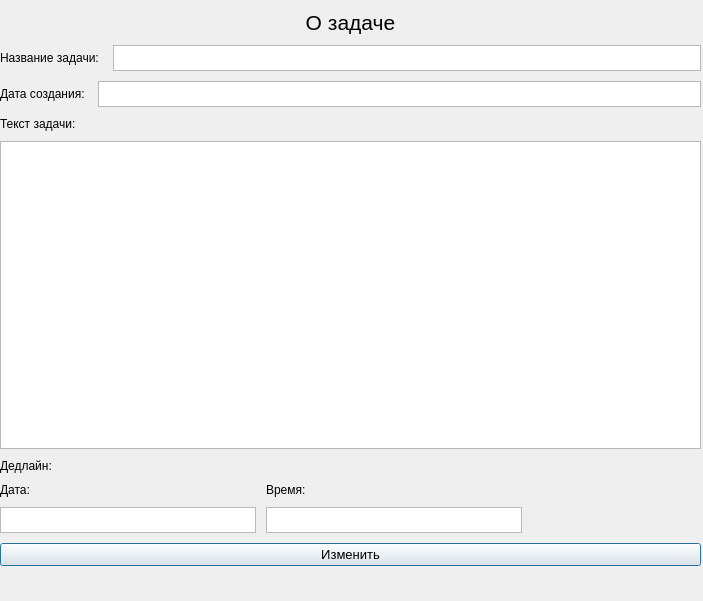
<?xml version="1.0" encoding="UTF-8"?>
<ui version="4.0">
 <class>MoreAboutTask</class>
 <widget class="QDialog" name="MoreAboutTask">
  <property name="geometry">
   <rect>
    <x>0</x>
    <y>0</y>
    <width>703</width>
    <height>601</height>
   </rect>
  </property>
  <property name="windowTitle">
   <string>Dialog</string>
  </property>
  <widget class="QWidget" name="verticalLayoutWidget">
   <property name="geometry">
    <rect>
     <x>0</x>
     <y>0</y>
     <width>701</width>
     <height>581</height>
    </rect>
   </property>
   <layout class="QVBoxLayout" name="verticalLayout">
    <property name="spacing">
     <number>10</number>
    </property>
    <property name="topMargin">
     <number>10</number>
    </property>
    <property name="bottomMargin">
     <number>15</number>
    </property>
    <item>
     <widget class="QLabel" name="label">
      <property name="font">
       <font>
        <pointsize>16</pointsize>
       </font>
      </property>
      <property name="text">
       <string>О задаче</string>
      </property>
      <property name="alignment">
       <set>Qt::AlignHCenter|Qt::AlignTop</set>
      </property>
     </widget>
    </item>
    <item>
     <layout class="QHBoxLayout" name="horizontalLayout">
      <item>
       <widget class="QLabel" name="label_2">
        <property name="text">
         <string>Название задачи: </string>
        </property>
       </widget>
      </item>
      <item>
       <widget class="QTextEdit" name="textEdit_name">
        <property name="sizePolicy">
         <sizepolicy hsizetype="Expanding" vsizetype="Minimum">
          <horstretch>0</horstretch>
          <verstretch>0</verstretch>
         </sizepolicy>
        </property>
        <property name="maximumSize">
         <size>
          <width>16777215</width>
          <height>26</height>
         </size>
        </property>
        <property name="readOnly">
         <bool>true</bool>
        </property>
       </widget>
      </item>
     </layout>
    </item>
    <item>
     <layout class="QHBoxLayout" name="horizontalLayout_2">
      <property name="spacing">
       <number>10</number>
      </property>
      <property name="sizeConstraint">
       <enum>QLayout::SetFixedSize</enum>
      </property>
      <property name="topMargin">
       <number>0</number>
      </property>
      <item>
       <widget class="QLabel" name="label_7">
        <property name="sizePolicy">
         <sizepolicy hsizetype="Fixed" vsizetype="Preferred">
          <horstretch>0</horstretch>
          <verstretch>0</verstretch>
         </sizepolicy>
        </property>
        <property name="text">
         <string>Дата создания: </string>
        </property>
       </widget>
      </item>
      <item>
       <widget class="QTextEdit" name="textEdit_creatingDate">
        <property name="sizePolicy">
         <sizepolicy hsizetype="Expanding" vsizetype="Minimum">
          <horstretch>0</horstretch>
          <verstretch>0</verstretch>
         </sizepolicy>
        </property>
        <property name="maximumSize">
         <size>
          <width>16777215</width>
          <height>26</height>
         </size>
        </property>
        <property name="readOnly">
         <bool>true</bool>
        </property>
       </widget>
      </item>
     </layout>
    </item>
    <item>
     <widget class="QLabel" name="label_3">
      <property name="text">
       <string>Текст задачи: </string>
      </property>
     </widget>
    </item>
    <item>
     <widget class="QTextEdit" name="textEdit_text">
      <property name="readOnly">
       <bool>true</bool>
      </property>
     </widget>
    </item>
    <item>
     <widget class="QLabel" name="label_4">
      <property name="text">
       <string>Дедлайн:</string>
      </property>
     </widget>
    </item>
    <item>
     <layout class="QFormLayout" name="formLayout">
      <property name="sizeConstraint">
       <enum>QLayout::SetDefaultConstraint</enum>
      </property>
      <property name="fieldGrowthPolicy">
       <enum>QFormLayout::FieldsStayAtSizeHint</enum>
      </property>
      <property name="rowWrapPolicy">
       <enum>QFormLayout::DontWrapRows</enum>
      </property>
      <property name="formAlignment">
       <set>Qt::AlignLeading|Qt::AlignLeft|Qt::AlignVCenter</set>
      </property>
      <property name="topMargin">
       <number>0</number>
      </property>
      <item row="1" column="0">
       <widget class="QTextEdit" name="textEdit_endDate">
        <property name="sizePolicy">
         <sizepolicy hsizetype="Expanding" vsizetype="Minimum">
          <horstretch>0</horstretch>
          <verstretch>0</verstretch>
         </sizepolicy>
        </property>
        <property name="maximumSize">
         <size>
          <width>16777215</width>
          <height>26</height>
         </size>
        </property>
        <property name="readOnly">
         <bool>true</bool>
        </property>
       </widget>
      </item>
      <item row="0" column="0">
       <widget class="QLabel" name="label_5">
        <property name="text">
         <string>Дата: </string>
        </property>
       </widget>
      </item>
      <item row="1" column="1">
       <widget class="QTextEdit" name="textEdit_endTime">
        <property name="sizePolicy">
         <sizepolicy hsizetype="Expanding" vsizetype="Minimum">
          <horstretch>0</horstretch>
          <verstretch>0</verstretch>
         </sizepolicy>
        </property>
        <property name="maximumSize">
         <size>
          <width>16777215</width>
          <height>26</height>
         </size>
        </property>
        <property name="readOnly">
         <bool>true</bool>
        </property>
       </widget>
      </item>
      <item row="0" column="1">
       <widget class="QLabel" name="label_6">
        <property name="text">
         <string>Время: </string>
        </property>
       </widget>
      </item>
     </layout>
    </item>
    <item>
     <widget class="QPushButton" name="pushButton">
      <property name="sizePolicy">
       <sizepolicy hsizetype="Minimum" vsizetype="Fixed">
        <horstretch>0</horstretch>
        <verstretch>40</verstretch>
       </sizepolicy>
      </property>
      <property name="font">
       <font>
        <pointsize>10</pointsize>
       </font>
      </property>
      <property name="text">
       <string>Изменить</string>
      </property>
     </widget>
    </item>
   </layout>
  </widget>
 </widget>
 <resources/>
 <connections/>
</ui>
